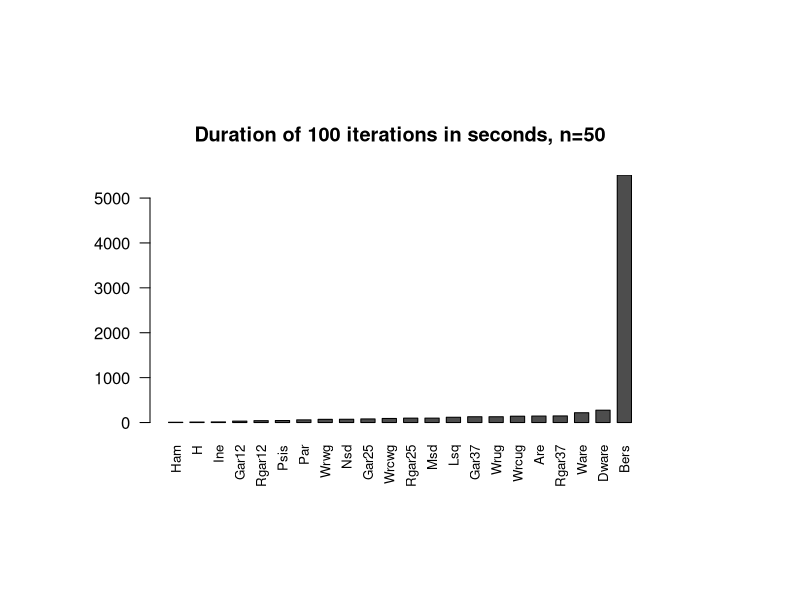
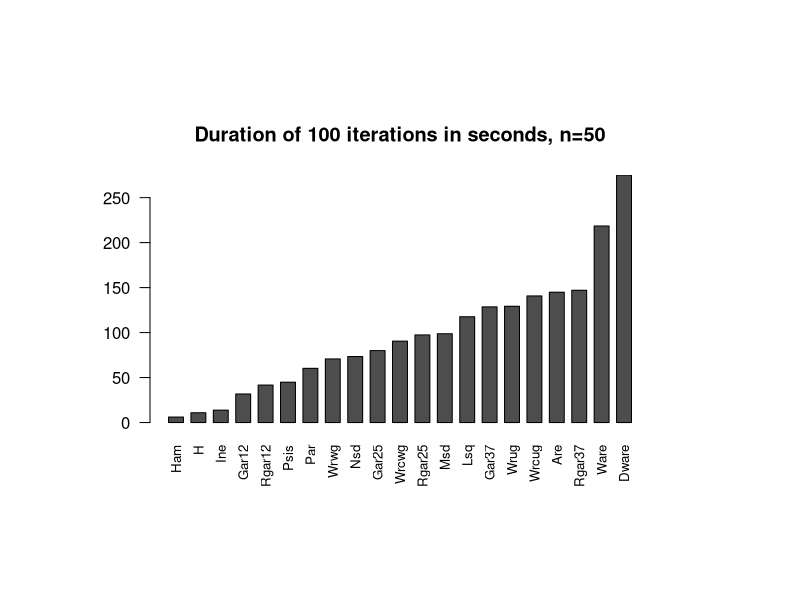
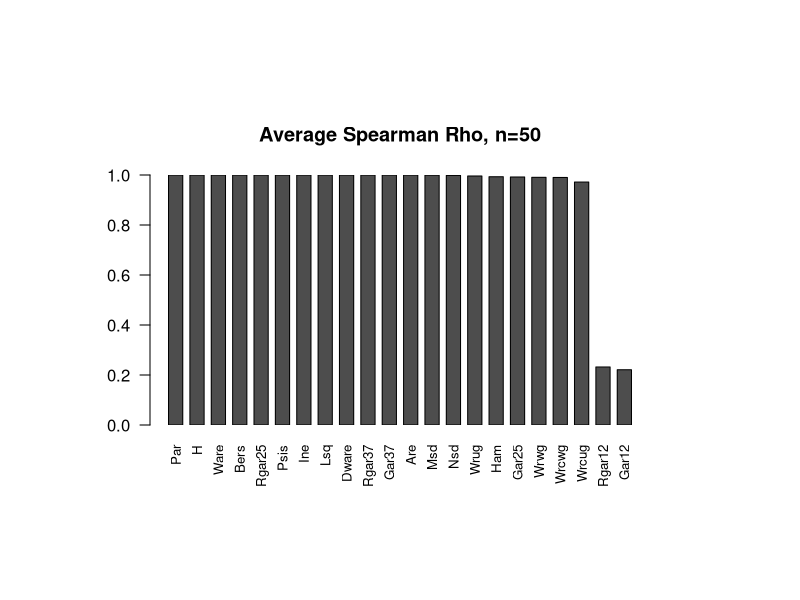
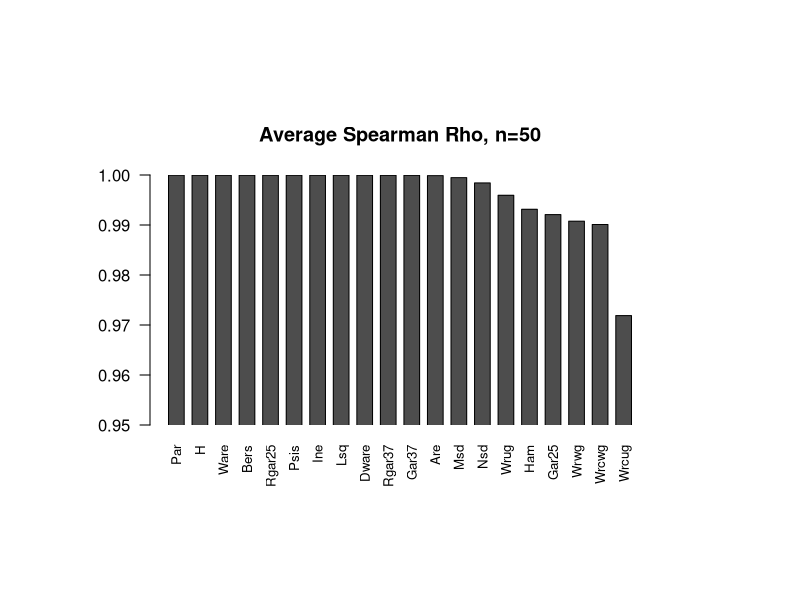
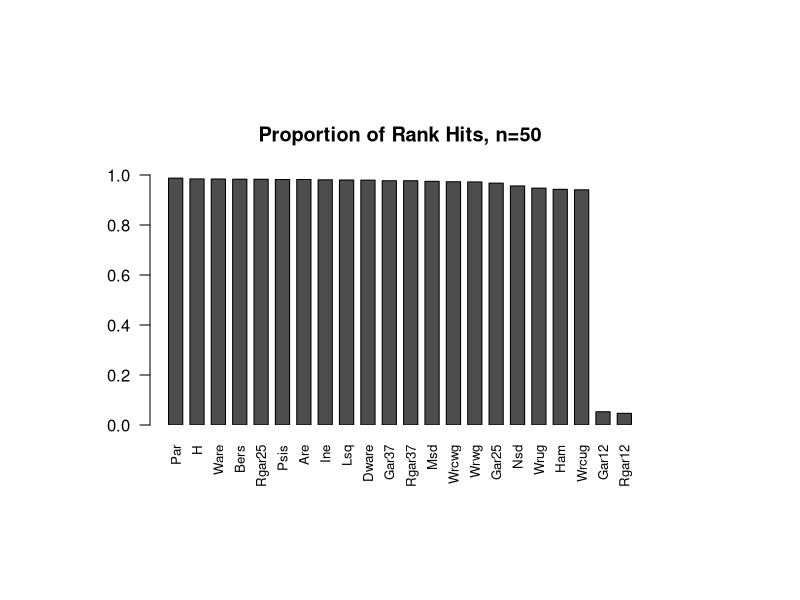
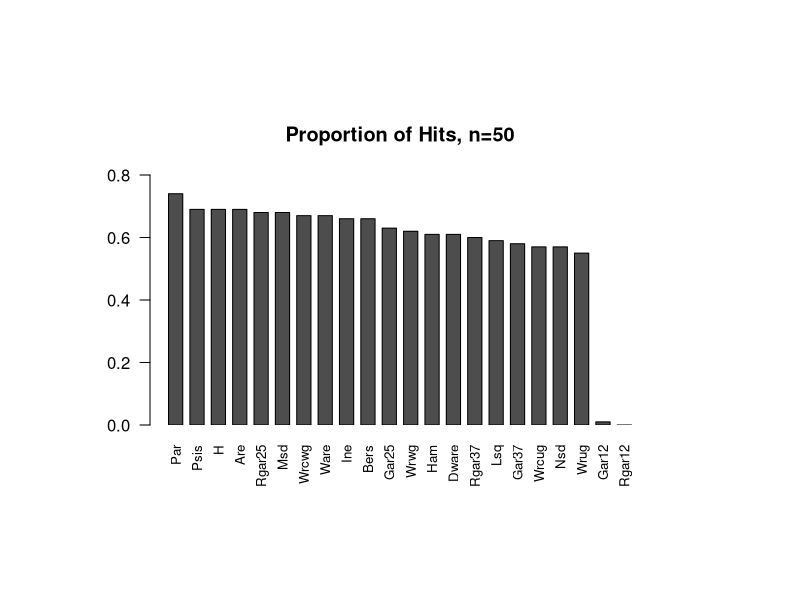

The R source for these figures, in order:
#!/usr/bin/R
# Bar Plots

setwd("./results/csv")

## 50
# Sec

y=read.csv("R50Sec.csv", header=FALSE)
f=t(as.vector(y$V1))
x=t(as.matrix(y$V2))
colnames(x) <- f

pdf("R50Sec.pdf")
par(pin=c(5, 2.5)) 
par(las=2) 
barplot(x,   main="Duration of 100 iterations in seconds, n=50", xlab="", xpd=FALSE, cex.names=0.8, horiz=FALSE, space=0.5)  
dev.off()

# Sec2

y=read.csv("R50Sec2.csv", header=FALSE)
f=t(as.vector(y$V1))
x=t(as.matrix(y$V2))
colnames(x) <- f

pdf("R50Sec2.pdf")
par(pin=c(5, 2.5)) 
par(las=2) 
barplot(x,   main="Duration of 100 iterations in seconds, n=50", xlab="", xpd=FALSE, cex.names=0.8, horiz=FALSE, space=0.5)  
dev.off()

# Rho

y=read.csv("R50Rho.csv", header=FALSE)
f=t(as.vector(y$V1))
x=t(as.matrix(y$V2))
colnames(x) <- f
x

pdf("R50Rho.pdf")
par(pin=c(5, 2.5)) 
par(las=2) 
barplot(x,   main="Average Spearman Rho, n=50", xlab="", ylim=c(0, 1), xpd=FALSE, cex.names=0.8, horiz=FALSE, space=0.5)  
dev.off()

# Rho2

y=read.csv("R50Rho2.csv", header=FALSE)
f=t(as.vector(y$V1))
x=t(as.matrix(y$V2))
colnames(x) <- f
x

pdf("R50Rho2.pdf")
par(pin=c(5, 2.5)) 
par(las=2) 
barplot(x,   main="Average Spearman Rho, n=50", xlab="", ylim=c(0.95, 1), xpd=FALSE, cex.names=0.8, horiz=FALSE, space=0.5)  
dev.off()

# Rank Hits

y=read.csv("R50RankHits.csv", header=FALSE)
f=t(as.vector(y$V1))
x=t(as.matrix(y$V2))
colnames(x) <- f
x

pdf("R50RankHits.pdf")
par(pin=c(5, 2.5)) 
par(las=2) 
barplot(x,   main="Proportion of Rank Hits, n=50", xlab="", ylim=c(0,1), xpd=FALSE, cex.names=0.8, horiz=FALSE, space=0.5)  
dev.off()



# Hits

y=read.csv("R50Hits.csv", header=FALSE)
f=t(as.vector(y$V1))
x=t(as.matrix(y$V2))
colnames(x) <- f
x

pdf("R50Hits.pdf")
par(pin=c(5, 2.5)) 
par(las=2) 
barplot(x,   main="Proportion of Hits, n=50", xlab="", ylim=c(0,0.8), xpd=FALSE, cex.names=0.8, horiz=FALSE, space=0.5)  
dev.off()

setwd("../..")

